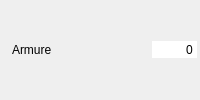
       <widget class="QWidget" name="widget_armure" native="true">
        <property name="minimumSize">
         <size>
          <width>200</width>
          <height>26</height>
         </size>
        </property>
        <layout class="QHBoxLayout" name="horizontalLayout_29">
         <property name="spacing">
          <number>2</number>
         </property>
         <property name="leftMargin">
          <number>3</number>
         </property>
         <property name="topMargin">
          <number>3</number>
         </property>
         <property name="rightMargin">
          <number>3</number>
         </property>
         <property name="bottomMargin">
          <number>3</number>
         </property>
         <item>
          <widget class="QLabel" name="label_60">
           <property name="text">
            <string/>
           </property>
           <property name="pixmap">
            <pixmap resource="../../resources/resources.qrc">:/images/Aptitudes/armor.png</pixmap>
           </property>
          </widget>
         </item>
         <item>
          <widget class="QLabel" name="label_armor">
           <property name="text">
            <string>Armure</string>
           </property>
          </widget>
         </item>
         <item>
          <spacer name="horizontalSpacer_29">
           <property name="orientation">
            <enum>Qt::Horizontal</enum>
           </property>
           <property name="sizeHint" stdset="0">
            <size>
             <width>40</width>
             <height>20</height>
            </size>
           </property>
          </spacer>
         </item>
         <item>
          <widget class="QSpinBox" name="sp_armor">
           <property name="focusPolicy">
            <enum>Qt::NoFocus</enum>
           </property>
           <property name="autoFillBackground">
            <bool>true</bool>
           </property>
           <property name="frame">
            <bool>false</bool>
           </property>
           <property name="alignment">
            <set>Qt::AlignRight|Qt::AlignTrailing|Qt::AlignVCenter</set>
           </property>
           <property name="buttonSymbols">
            <enum>QAbstractSpinBox::NoButtons</enum>
           </property>
           <property name="keyboardTracking">
            <bool>false</bool>
           </property>
           <property name="maximum">
            <number>9999999</number>
           </property>
          </widget>
         </item>
        </layout>
       </widget>
